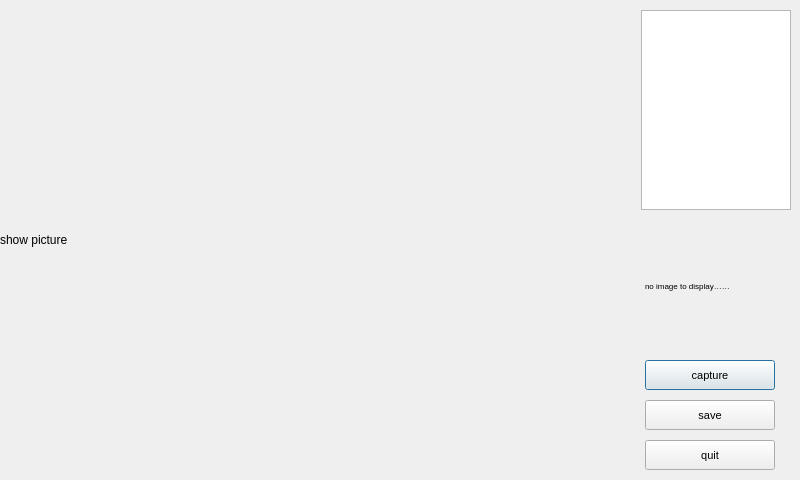
<?xml version="1.0" encoding="UTF-8"?>
<ui version="4.0">
 <class>camera</class>
 <widget class="QDialog" name="camera">
  <property name="geometry">
   <rect>
    <x>0</x>
    <y>0</y>
    <width>800</width>
    <height>480</height>
   </rect>
  </property>
  <property name="windowTitle">
   <string>Dialog</string>
  </property>
  <widget class="QLabel" name="ImageCapture">
   <property name="geometry">
    <rect>
     <x>645</x>
     <y>230</y>
     <width>131</width>
     <height>112</height>
    </rect>
   </property>
   <property name="font">
    <font>
     <pointsize>6</pointsize>
    </font>
   </property>
   <property name="text">
    <string>no image to display……</string>
   </property>
  </widget>
  <widget class="QPushButton" name="buttonCapture">
   <property name="geometry">
    <rect>
     <x>645</x>
     <y>360</y>
     <width>130</width>
     <height>30</height>
    </rect>
   </property>
   <property name="font">
    <font>
     <pointsize>8</pointsize>
    </font>
   </property>
   <property name="text">
    <string>capture</string>
   </property>
  </widget>
  <widget class="QPushButton" name="buttonSave">
   <property name="geometry">
    <rect>
     <x>645</x>
     <y>400</y>
     <width>130</width>
     <height>30</height>
    </rect>
   </property>
   <property name="font">
    <font>
     <pointsize>8</pointsize>
    </font>
   </property>
   <property name="text">
    <string>save</string>
   </property>
  </widget>
  <widget class="QPushButton" name="buttonQuit">
   <property name="geometry">
    <rect>
     <x>645</x>
     <y>440</y>
     <width>130</width>
     <height>30</height>
    </rect>
   </property>
   <property name="font">
    <font>
     <pointsize>8</pointsize>
    </font>
   </property>
   <property name="text">
    <string>quit</string>
   </property>
  </widget>
  <widget class="QTextEdit" name="textEdit">
   <property name="geometry">
    <rect>
     <x>641</x>
     <y>10</y>
     <width>150</width>
     <height>200</height>
    </rect>
   </property>
   <property name="font">
    <font>
     <pointsize>6</pointsize>
    </font>
   </property>
   <property name="focusPolicy">
    <enum>Qt::ClickFocus</enum>
   </property>
  </widget>
  <widget class="QLabel" name="label_picture">
   <property name="geometry">
    <rect>
     <x>0</x>
     <y>0</y>
     <width>640</width>
     <height>480</height>
    </rect>
   </property>
   <property name="text">
    <string>show picture</string>
   </property>
  </widget>
 </widget>
 <resources/>
 <connections/>
</ui>
